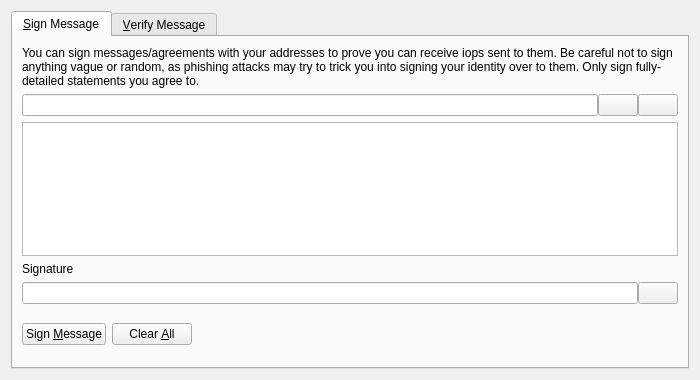
<?xml version="1.0" encoding="UTF-8"?>
<ui version="4.0">
 <class>SignVerifyMessageDialog</class>
 <widget class="QDialog" name="SignVerifyMessageDialog">
  <property name="geometry">
   <rect>
    <x>0</x>
    <y>0</y>
    <width>700</width>
    <height>380</height>
   </rect>
  </property>
  <property name="windowTitle">
   <string>Signatures - Sign / Verify a Message</string>
  </property>
  <property name="modal">
   <bool>true</bool>
  </property>
  <layout class="QVBoxLayout" name="verticalLayout">
   <item>
    <widget class="QTabWidget" name="tabWidget">
     <property name="currentIndex">
      <number>0</number>
     </property>
     <widget class="QWidget" name="tabSignMessage">
      <attribute name="title">
       <string>&amp;Sign Message</string>
      </attribute>
      <layout class="QVBoxLayout" name="verticalLayout_SM">
       <item>
        <widget class="QLabel" name="infoLabel_SM">
         <property name="text">
          <string>You can sign messages/agreements with your addresses to prove you can receive iops sent to them. Be careful not to sign anything vague or random, as phishing attacks may try to trick you into signing your identity over to them. Only sign fully-detailed statements you agree to.</string>
         </property>
         <property name="textFormat">
          <enum>Qt::PlainText</enum>
         </property>
         <property name="wordWrap">
          <bool>true</bool>
         </property>
        </widget>
       </item>
       <item>
        <layout class="QHBoxLayout" name="horizontalLayout_1_SM">
         <property name="spacing">
          <number>0</number>
         </property>
         <item>
          <widget class="QValidatedLineEdit" name="addressIn_SM">
           <property name="toolTip">
            <string>The IoP address to sign the message with</string>
           </property>
          </widget>
         </item>
         <item>
          <widget class="QPushButton" name="addressBookButton_SM">
           <property name="toolTip">
            <string>Choose previously used address</string>
           </property>
           <property name="text">
            <string/>
           </property>
           <property name="icon">
            <iconset resource="../iop.qrc">
             <normaloff>:/icons/address-book</normaloff>:/icons/address-book</iconset>
           </property>
           <property name="shortcut">
            <string>Alt+A</string>
           </property>
           <property name="autoDefault">
            <bool>false</bool>
           </property>
          </widget>
         </item>
         <item>
          <widget class="QPushButton" name="pasteButton_SM">
           <property name="toolTip">
            <string>Paste address from clipboard</string>
           </property>
           <property name="text">
            <string/>
           </property>
           <property name="icon">
            <iconset resource="../iop.qrc">
             <normaloff>:/icons/editpaste</normaloff>:/icons/editpaste</iconset>
           </property>
           <property name="shortcut">
            <string>Alt+P</string>
           </property>
           <property name="autoDefault">
            <bool>false</bool>
           </property>
          </widget>
         </item>
        </layout>
       </item>
       <item>
        <widget class="QPlainTextEdit" name="messageIn_SM">
         <property name="toolTip">
          <string>Enter the message you want to sign here</string>
         </property>
        </widget>
       </item>
       <item>
        <widget class="QLabel" name="signatureLabel_SM">
         <property name="text">
          <string>Signature</string>
         </property>
         <property name="textFormat">
          <enum>Qt::PlainText</enum>
         </property>
        </widget>
       </item>
       <item>
        <layout class="QHBoxLayout" name="horizontalLayout_2_SM">
         <property name="spacing">
          <number>0</number>
         </property>
         <item>
          <widget class="QLineEdit" name="signatureOut_SM">
           <property name="font">
            <font>
             <italic>true</italic>
            </font>
           </property>
           <property name="readOnly">
            <bool>true</bool>
           </property>
          </widget>
         </item>
         <item>
          <widget class="QPushButton" name="copySignatureButton_SM">
           <property name="toolTip">
            <string>Copy the current signature to the system clipboard</string>
           </property>
           <property name="text">
            <string/>
           </property>
           <property name="icon">
            <iconset resource="../iop.qrc">
             <normaloff>:/icons/editcopy</normaloff>:/icons/editcopy</iconset>
           </property>
           <property name="autoDefault">
            <bool>false</bool>
           </property>
          </widget>
         </item>
        </layout>
       </item>
       <item>
        <layout class="QHBoxLayout" name="horizontalLayout_3_SM">
         <item>
          <widget class="QPushButton" name="signMessageButton_SM">
           <property name="toolTip">
            <string>Sign the message to prove you own this IoP address</string>
           </property>
           <property name="text">
            <string>Sign &amp;Message</string>
           </property>
           <property name="autoDefault">
            <bool>false</bool>
           </property>
          </widget>
         </item>
         <item>
          <widget class="QPushButton" name="clearButton_SM">
           <property name="toolTip">
            <string>Reset all sign message fields</string>
           </property>
           <property name="text">
            <string>Clear &amp;All</string>
           </property>
           <property name="autoDefault">
            <bool>false</bool>
           </property>
          </widget>
         </item>
         <item>
          <spacer name="horizontalSpacer_1_SM">
           <property name="orientation">
            <enum>Qt::Horizontal</enum>
           </property>
           <property name="sizeHint" stdset="0">
            <size>
             <width>40</width>
             <height>48</height>
            </size>
           </property>
          </spacer>
         </item>
         <item>
          <widget class="QLabel" name="statusLabel_SM">
           <property name="font">
            <font>
             <weight>75</weight>
             <bold>true</bold>
            </font>
           </property>
           <property name="text">
            <string/>
           </property>
           <property name="wordWrap">
            <bool>true</bool>
           </property>
          </widget>
         </item>
         <item>
          <spacer name="horizontalSpacer_2_SM">
           <property name="orientation">
            <enum>Qt::Horizontal</enum>
           </property>
           <property name="sizeHint" stdset="0">
            <size>
             <width>40</width>
             <height>48</height>
            </size>
           </property>
          </spacer>
         </item>
        </layout>
       </item>
      </layout>
     </widget>
     <widget class="QWidget" name="tabVerifyMessage">
      <attribute name="title">
       <string>&amp;Verify Message</string>
      </attribute>
      <layout class="QVBoxLayout" name="verticalLayout_VM">
       <item>
        <widget class="QLabel" name="infoLabel_VM">
         <property name="text">
          <string>Enter the receiver's address, message (ensure you copy line breaks, spaces, tabs, etc. exactly) and signature below to verify the message. Be careful not to read more into the signature than what is in the signed message itself, to avoid being tricked by a man-in-the-middle attack. Note that this only proves the signing party receives with the address, it cannot prove sendership of any transaction!</string>
         </property>
         <property name="textFormat">
          <enum>Qt::PlainText</enum>
         </property>
         <property name="alignment">
          <set>Qt::AlignLeading|Qt::AlignLeft|Qt::AlignTop</set>
         </property>
         <property name="wordWrap">
          <bool>true</bool>
         </property>
        </widget>
       </item>
       <item>
        <layout class="QHBoxLayout" name="horizontalLayout_1_VM">
         <property name="spacing">
          <number>0</number>
         </property>
         <item>
          <widget class="QValidatedLineEdit" name="addressIn_VM">
           <property name="toolTip">
            <string>The IoP address the message was signed with</string>
           </property>
          </widget>
         </item>
         <item>
          <widget class="QPushButton" name="addressBookButton_VM">
           <property name="toolTip">
            <string>Choose previously used address</string>
           </property>
           <property name="text">
            <string/>
           </property>
           <property name="icon">
            <iconset resource="../iop.qrc">
             <normaloff>:/icons/address-book</normaloff>:/icons/address-book</iconset>
           </property>
           <property name="shortcut">
            <string>Alt+A</string>
           </property>
           <property name="autoDefault">
            <bool>false</bool>
           </property>
          </widget>
         </item>
        </layout>
       </item>
       <item>
        <widget class="QPlainTextEdit" name="messageIn_VM"/>
       </item>
       <item>
        <widget class="QValidatedLineEdit" name="signatureIn_VM"/>
       </item>
       <item>
        <layout class="QHBoxLayout" name="horizontalLayout_2_VM">
         <item>
          <widget class="QPushButton" name="verifyMessageButton_VM">
           <property name="toolTip">
            <string>Verify the message to ensure it was signed with the specified IoP address</string>
           </property>
           <property name="text">
            <string>Verify &amp;Message</string>
           </property>
           <property name="autoDefault">
            <bool>false</bool>
           </property>
          </widget>
         </item>
         <item>
          <widget class="QPushButton" name="clearButton_VM">
           <property name="toolTip">
            <string>Reset all verify message fields</string>
           </property>
           <property name="text">
            <string>Clear &amp;All</string>
           </property>
           <property name="autoDefault">
            <bool>false</bool>
           </property>
          </widget>
         </item>
         <item>
          <spacer name="horizontalSpacer_1_VM">
           <property name="orientation">
            <enum>Qt::Horizontal</enum>
           </property>
           <property name="sizeHint" stdset="0">
            <size>
             <width>40</width>
             <height>48</height>
            </size>
           </property>
          </spacer>
         </item>
         <item>
          <widget class="QLabel" name="statusLabel_VM">
           <property name="font">
            <font>
             <weight>75</weight>
             <bold>true</bold>
            </font>
           </property>
           <property name="text">
            <string/>
           </property>
           <property name="wordWrap">
            <bool>true</bool>
           </property>
          </widget>
         </item>
         <item>
          <spacer name="horizontalSpacer_2_VM">
           <property name="orientation">
            <enum>Qt::Horizontal</enum>
           </property>
           <property name="sizeHint" stdset="0">
            <size>
             <width>40</width>
             <height>48</height>
            </size>
           </property>
          </spacer>
         </item>
        </layout>
       </item>
      </layout>
     </widget>
    </widget>
   </item>
  </layout>
 </widget>
 <customwidgets>
  <customwidget>
   <class>QValidatedLineEdit</class>
   <extends>QLineEdit</extends>
   <header>qvalidatedlineedit.h</header>
  </customwidget>
 </customwidgets>
 <resources>
  <include location="../iop.qrc"/>
 </resources>
 <connections/>
</ui>
